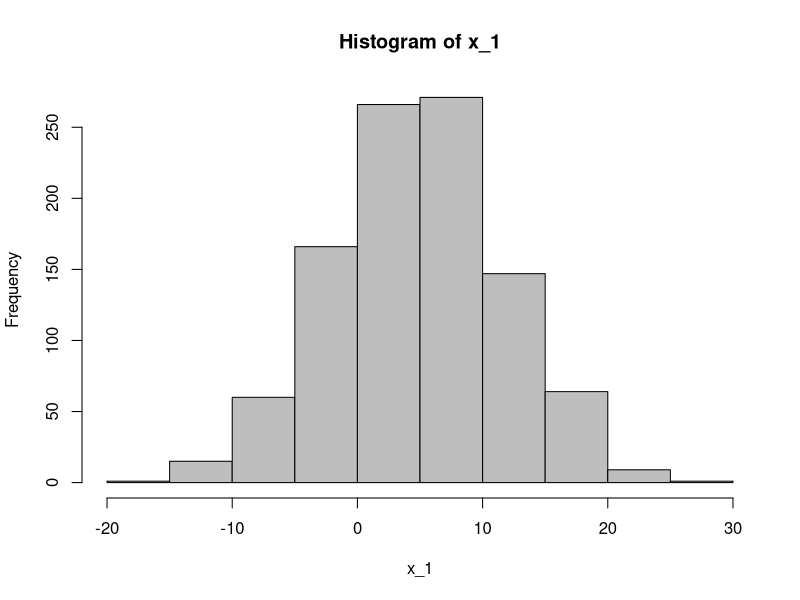
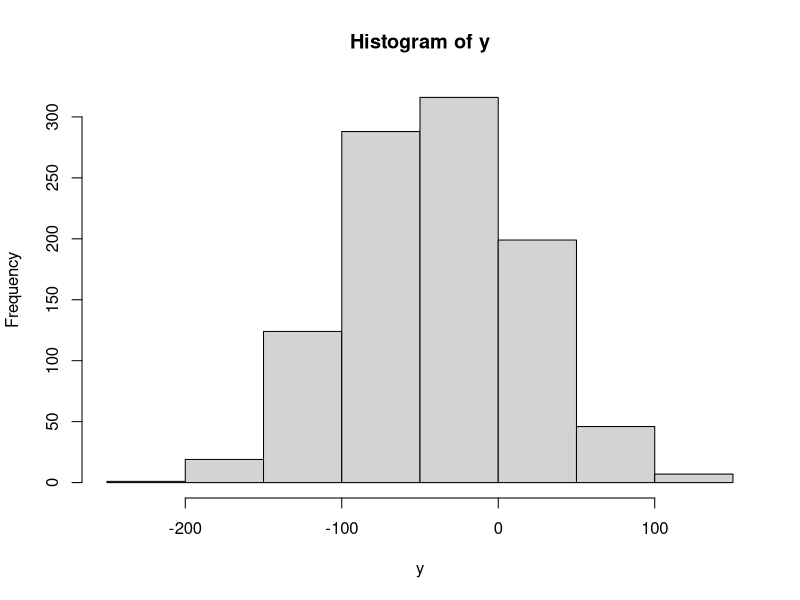
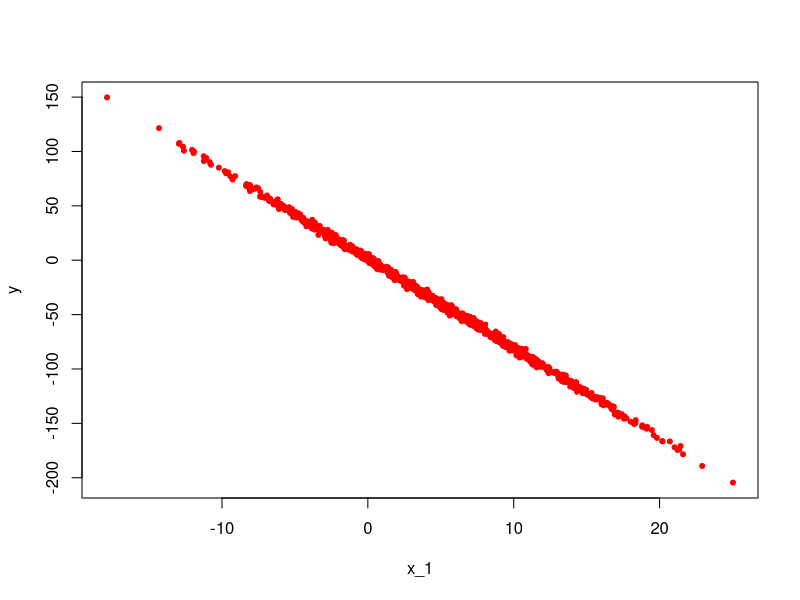

Write the R code that produced these figures, in order.
# simulating fake data 
x_1 <- rnorm(1000,5,7) #1000 values with mean of ~5 and sd ~7
hist(x_1, col = "grey")

true_error <- rnorm(1000,0,2)
true_beta_0 <- 1.1
true_beta_1 <- -8.2

y <- true_beta_0 + true_beta_1*x_1 + true_error
hist(y)
plot(x_1, y, pch = 20, col = "red")

# 1. Does regression model recover true values of the Betas? 
model <- lm(y ~ x_1)
summary(model)
# running the linear regression model does seem to recover the true betas
# Beta1 in model is -8.2 and Beta0 in model is 1.2 

# Additional notes
  # model$fitted.values (returns the values from plugging each i (observation) into the equation)
  # model$residuals (returns the values of the residual, which is the observed value - fitted value)

# 2. 
  # a. simulate another fake variable x2 that has a gamma distribution with parameters you pick
  x_2 <- rgamma(1000, shape = 2, rate = .5)
  mean(x_2) # 2 * 1/.5 (2)
  var(x_2) # 2 * (1/.5)^2 (2^2)
  